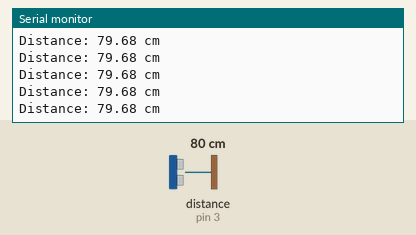
This program was run on a simulated Arduino Nano, built with avr-gcc and run on an emulated ATmega328P. Shown: the last lines printed to the serial monitor. Wiring (inferred from the names in the program): ultrasonic range finder: trigger pin 2; echo pin 3. The inputs (shaded band) are chosen by the test bench; at power-on: distance to the obstacle (sensor on pin 3) 80 cm. The echo pulse lasts 58.3 µs per cm.

Above: at 1.2 s.
1.3 s: distance to the obstacle (sensor on pin 3) set to 2 cm
At 1.6 s:
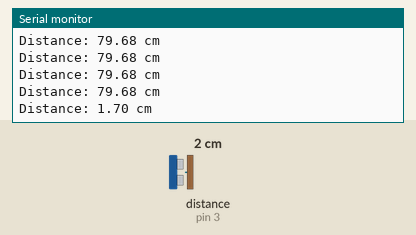
2.8 s: distance to the obstacle (sensor on pin 3) set to 4 cm
At 2.81 s:
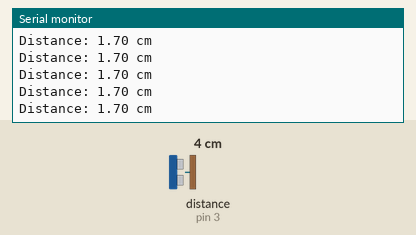
Timing chart, 0 to 5.8 s (numbered marks = the images above; inputs shaded):
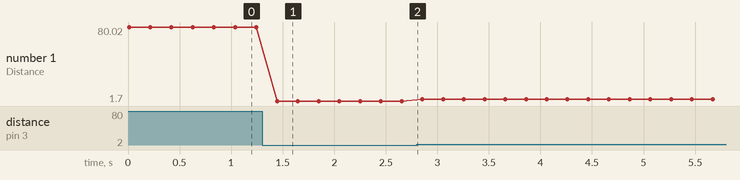

Measured:
- after the input at 1.3 s, the serial monitor: prints a new line after 0.15 s (image 1)
- plotted number 1: 79.68 → 1.7 after the input at 1.3 s, 1.7 → 3.69 after the input at 2.8 s

The program:

main.cpp
```cpp
// ════════════════════════════════════════════════════════════
// HC-SR04 Ultrasonic Distance Sensor Test
// Attach TRIGGER_PIN and ECHO_PIN to available digital pins.
// Note: A3, D0, D1 are currently free/unused in your pin map.
// ════════════════════════════════════════════════════════════

#include <Arduino.h>

#define TRIGGER_PIN 2  // Example unused pin
#define ECHO_PIN    3  // Example unused pin

void setup() {
    Serial.begin(115200);   // Note: D0 and D1 are typical Serial pins,
                            // please adjust if using hardware Serial!

    // Suggestion: if you must use D0/D1 for Serial, then wire Trigger/Echo
    // to analog pins treated as digital (e.g., A3) or repurpose an IR pin.

    pinMode(TRIGGER_PIN, OUTPUT);
    pinMode(ECHO_PIN, INPUT);

    Serial.println(F("HC-SR04 Ultrasonic Sensor Test"));
    Serial.println(F("──────────────────────────────"));
}

void loop() {
    // Clear trigger pin
    digitalWrite(TRIGGER_PIN, LOW);
    delayMicroseconds(2);

    // Send 10 microsecond pulse
    digitalWrite(TRIGGER_PIN, HIGH);
    delayMicroseconds(10);
    digitalWrite(TRIGGER_PIN, LOW);

    // Read pulse length
    long duration = pulseIn(ECHO_PIN, HIGH, 30000); // 30ms timeout

    if (duration == 0) {
        Serial.println(F("No Echo! (Timeout)"));
    } else {
        // Sound travels at ~343 m/s (or 0.0343 cm/µs)
        // Distance = (time * speed) / 2 (round trip)
        float distance_cm = (duration / 2.0) * 0.0343;

        Serial.print(F("Distance: "));
        Serial.print(distance_cm);
        Serial.println(F(" cm"));
    }

    delay(200);
}
```
